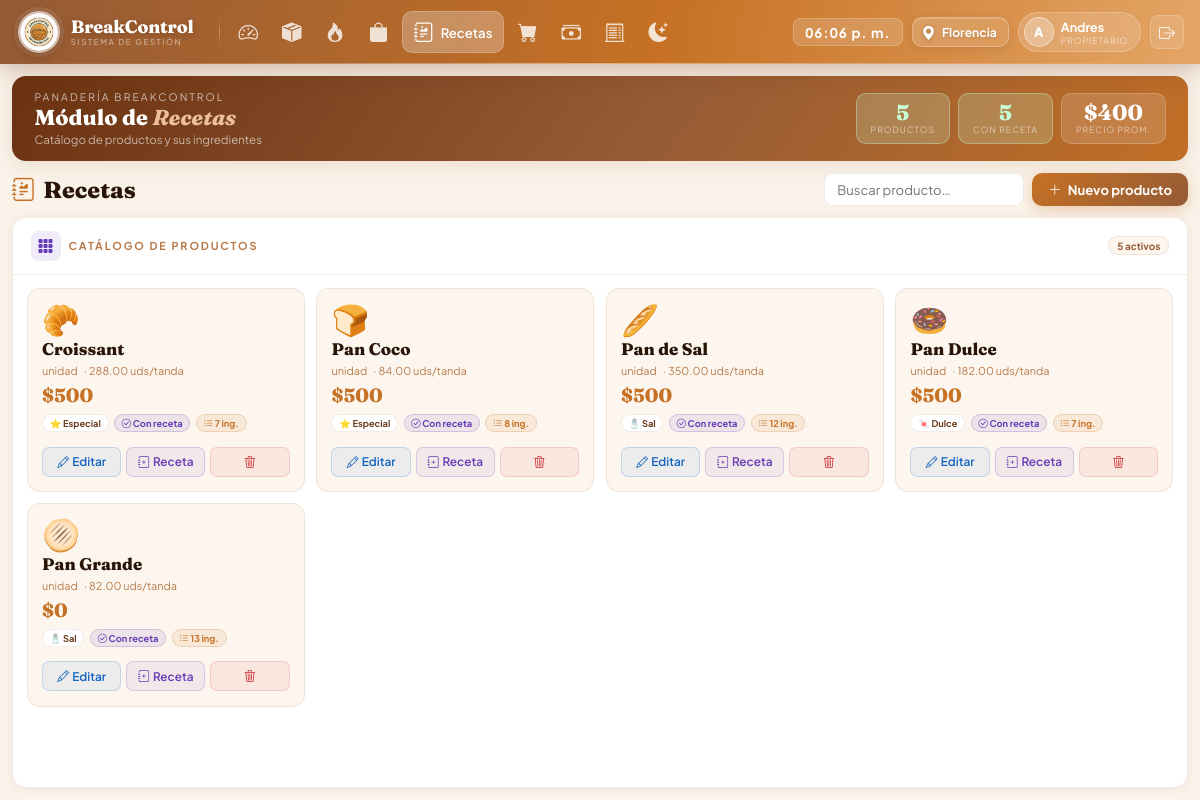
Page /modules/recetas/index.php (signed in) on the committed database.
### tables this page shows
CREATE TABLE `receta` (
  `id_receta` int(11) NOT NULL,
  `id_producto` int(11) NOT NULL,
  `id_usuario` int(11) NOT NULL COMMENT 'Propietario que la creó',
  `version` int(11) NOT NULL DEFAULT 1,
  `es_vigente` tinyint(1) NOT NULL DEFAULT 1 COMMENT 'Solo una receta vigente por producto',
  `es_ajuste_temporal` tinyint(1) NOT NULL DEFAULT 0,
  `fecha_ajuste_temporal` date DEFAULT NULL COMMENT 'Fecha en que aplica el ajuste temporal',
  `fecha_creacion` datetime NOT NULL DEFAULT current_timestamp(),
  `descripcion` varchar(255) DEFAULT NULL
);

CREATE TABLE `producto` (
  `id_producto` int(11) NOT NULL,
  `nombre` varchar(100) NOT NULL,
  `categoria` enum('sal','dulce','especial') NOT NULL DEFAULT 'sal',
  `precio_venta` decimal(12,2) NOT NULL DEFAULT 0.00,
  `activo` tinyint(1) NOT NULL DEFAULT 1,
  `fecha_creacion` datetime NOT NULL DEFAULT current_timestamp(),
  `unidad_produccion` varchar(20) NOT NULL DEFAULT 'carro',
  `cantidad_por_tanda` decimal(10,2) NOT NULL DEFAULT 0.00
);

### modules/recetas/index.php (the view, shortened to what this page needs)
<?php
$pdo  = getConexion();
$busca = trim($_GET['q'] ?? '');
$stmt = $pdo->prepare("
    SELECT p.*,
           r.id_receta,
           COUNT(DISTINCT ri.id_insumo) AS num_ingredientes
    FROM producto p
    LEFT JOIN receta r ON r.id_producto=p.id_producto AND r.es_vigente=1
    LEFT JOIN receta_ingrediente ri ON ri.id_receta=r.id_receta
    WHERE p.activo=1 " . ($busca ? "AND p.nombre LIKE ?" : "") . "
    GROUP BY p.id_producto
    ORDER BY p.nombre
");
$stmt->execute($busca ? ["%$busca%"] : []);
$productos = $stmt->fetchAll();
$total_productos = count($productos);
$con_receta      = count(array_filter($productos, fn($p) => $p['id_receta']));
$precio_prom     = $total_productos > 0 ? array_sum(array_column($productos, 'precio_venta')) / $total_productos : 0;
require_once __DIR__ . '/../../views/layouts/header.php';
?>
<div class="page">
  <div class="wc-banner">
    <div class="wc-left">
      <div>
        <div class="wc-greeting">Panadería BreakControl</div>
        <div class="wc-name">Módulo de <em>Recetas</em></div>
        <div class="wc-sub">Catálogo de productos y sus ingredientes</div>
      </div>
    </div>
    <div class="wc-pills">
      <div class="wc-pill ok"><div class="wc-pill-num"><?= $total_productos ?></div><div class="wc-pill-lbl">Productos</div></div>
      <div class="wc-pill ok"><div class="wc-pill-num"><?= $con_receta ?></div><div class="wc-pill-lbl">Con receta</div></div>
      <div class="wc-pill"><div class="wc-pill-num">$<?= number_format($precio_prom, 0, ',', '.') ?></div><div class="wc-pill-lbl">Precio prom.</div></div>
    </div>
  </div>
  <div class="topbar">
    <div class="mod-titulo"><i class="bi bi-journal-richtext"></i> Recetas</div>
    <div class="top-actions">
      <form method="get" style="display:flex;gap:.4rem;">
        <input type="text" name="q" class="inp-search" placeholder="Buscar producto…" value="<?= htmlspecialchars($busca) ?>">
      </form>
      <a href="crear_producto.php" class="btn-grad">
        <i class="bi bi-plus-lg"></i> Nuevo producto
      </a>
    </div>
  </div>
  <div class="card">
    <div class="ch">
      <div class="ch-left">
        <div class="ch-ico ico-pur"><i class="bi bi-grid-3x3-gap-fill"></i></div>
        <span class="ch-title">Catálogo de productos</span>
      </div>
      <span class="badge b-neu"><?= $total_productos ?> activos</span>
    </div>
    <?php if (empty($productos)): ?>
    <div class="empty">
      <i class="bi bi-journal-x"></i>
      <strong>Sin productos</strong>
      <span>Crea el primer producto con el botón <em>Nuevo producto</em></span>
    </div>
    <?php else: ?>
    <div class="prod-grid">
      <?php
      $emojis   = ['🥐','🍞','🥖','🍩','🫓',];
      $cat_icon = ['sal'=>'🧂','dulce'=>'🍬','especial'=>'⭐'];
      foreach ($productos as $i => $p):
      ?>
      <div class="prod-card" style="animation-delay:<?= $i * 0.04 ?>s">
        <div class="prod-emoji"><?= $emojis[$i % count($emojis)] ?></div>
        <div class="prod-nombre"><?= htmlspecialchars($p['nombre']) ?></div>
        <div class="prod-meta">
          <span><?= $p['unidad_produccion'] ?></span>
          <?php if ($p['cantidad_por_tanda'] > 0): ?>
          <span>· <?= $p['cantidad_por_tanda'] ?> uds/tanda</span>
          <?php endif; ?>
        </div>
        <div class="prod-precio">$<?= number_format($p['precio_venta'], 0, ',', '.') ?></div>
        <div class="prod-tags">
          <span class="tag tag-cat"><?= ($cat_icon[$p['categoria']] ?? '•') . ' ' . ucfirst($p['categoria'] ?? '') ?></span>
          <?php if ($p['id_receta']): ?>
          <span class="tag tag-receta"><i class="bi bi-check-circle"></i> Con receta</span>
          <span class="tag tag-ing"><i class="bi bi-list-ul"></i> <?= $p['num_ingredientes'] ?> ing.</span>
          <?php else: ?>
          <span class="tag tag-noreceta"><i class="bi bi-exclamation-circle"></i> Sin receta</span>
          <?php endif; ?>
        </div>
        <div class="prod-actions">
          <a href="editar_producto.php?id=<?= $p['id_producto'] ?>" class="btn-act btn-edit" title="Editar datos">
            <i class="bi bi-pencil"></i> Editar
          </a>
          <?php if ($p['id_receta']): ?>
          <a href="editar_receta.php?id=<?= $p['id_producto'] ?>" class="btn-act btn-receta" title="Ver/editar receta">
            <i class="bi bi-journal-plus"></i> Receta
          </a>
          <?php else: ?>
          <a href="editar_receta.php?id=<?= $p['id_producto'] ?>" class="btn-act btn-receta" title="Crear receta">
            <i class="bi bi-plus-circle"></i> Receta
          </a>
          <?php endif; ?>
          <a href="index.php?del=<?= $p['id_producto'] ?>" class="btn-act btn-del" title="Desactivar"
             onclick="return confirm('¿Desactivar «<?= htmlspecialchars($p['nombre']) ?>»?')">
            <i class="bi bi-trash3"></i>
          </a>
        </div>
      </div>
      <?php endforeach; ?>
    </div>
    <?php endif; ?>
  </div>
</div>
</body></html>

### views/layouts/header.php (style rules this page uses)
:root { --c1:#945b35; --c2:#c8956e; --c3:#c67124; --c4:#e4a565; --c5:#ecc198; --cbg:#faf3ea; --ccard:#ffffff; --clight:#fdf6ee; --ink:#281508; --ink2:#6b3d1e; --ink3:#b87a4a; --border:rgba(148,91,53,.12); --shadow:0 1px 8px rgba(148,91,53,.09); --shadow2:0 4px 20px rgba(148,91,53,.15); --nav-h:64px; }
*, *::before, *::after { margin:0; padding:0; box-sizing:border-box; }
html, body { font-family:'Plus Jakarta Sans',sans-serif; background:var(--cbg); color:var(--ink); }

### rows in the picture
receta: emojis "🥐", id_producto.nombre "Croissant", id_producto.unidad_produccion "unidad", id_producto.cantidad_por_tanda "288.00", id_producto.precio_venta "500", id_producto.categoria "⭐", id_producto.categoria "Especial", num_ingredientes "7"
receta: emojis "🍞", id_producto.nombre "Pan Coco", id_producto.unidad_produccion "unidad", id_producto.cantidad_por_tanda "84.00", id_producto.precio_venta "500", id_producto.categoria "⭐", id_producto.categoria "Especial", num_ingredientes "8"
receta: emojis "🥖", id_producto.nombre "Pan de Sal", id_producto.unidad_produccion "unidad", id_producto.cantidad_por_tanda "350.00", id_producto.precio_venta "500", id_producto.categoria "🧂", id_producto.categoria "Sal", num_ingredientes "12"
receta: emojis "🍩", id_producto.nombre "Pan Dulce", id_producto.unidad_produccion "unidad", id_producto.cantidad_por_tanda "182.00", id_producto.precio_venta "500", id_producto.categoria "🍬", id_producto.categoria "Dulce", num_ingredientes "7"
receta: emojis "🫓", id_producto.nombre "Pan Grande", id_producto.unidad_produccion "unidad", id_producto.cantidad_por_tanda "82.00", id_producto.precio_venta "0", id_producto.categoria "🧂", id_producto.categoria "Sal", num_ingredientes "13"

### other values in the picture
substr($user['nombre'], 0, 1) "A"
$user['nombre'] "Andres"
$total_productos "5"
$con_receta "5"
$precio_prom "400"
